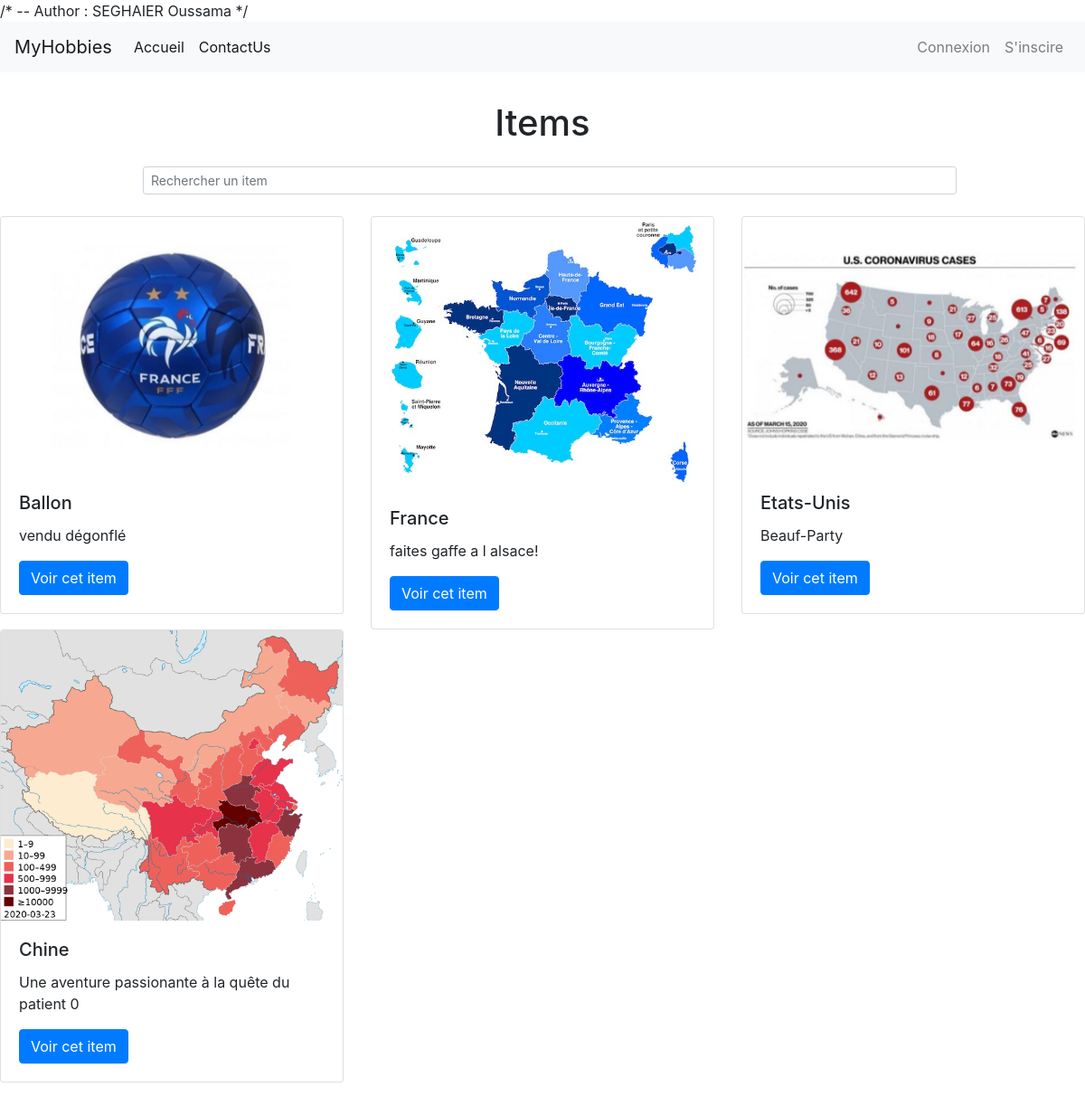
Page /?action=viewItemsByCategory&categoryId=2 on the committed database.
### tables this page shows
CREATE TABLE `Items` (
  `itemID` int(11) NOT NULL AUTO_INCREMENT PRIMARY KEY,
  `classID` int(11) NOT NULL,
  `name` varchar(100) NOT NULL,
  `imgURL` varchar(100) NOT NULL,
  `category` varchar(100) NOT NULL,
  `Description` text NOT NULL,
  `userID` int(11) NOT NULL,
  `note` decimal(10,0) DEFAULT NULL
);

### Index.php (called while the page is built, shortened)
<?php
    $myResource = new Router();
    $myResource->routeRequest();
?>

### model/Item.php (called while the page is built, shortened)
<?php
class Item
{
    private $itemList;
    public function getItemList(){
        return $this->itemList;
    }
    public function listItemsByCategory($categoryID)
    {
        $pdo = DBConfig::openConnection();
        $query = $pdo->prepare('SELECT itemID, classID, name, imgURL, category, Description, userID, note
                                        FROM Items
                                        WHERE classID = :categoryID');
        $query->bindValue(':categoryID', $categoryID, PDO::PARAM_INT);
        $query->execute();
        $data = $query->fetchAll();
        $this->itemList = $data;
    }
}

### view/itemView.php (the view, shortened to what this page needs)
<section class="my-3">
    <div class="py-3">
        <h1 class="text-center">Items</h1>
    </div>
    <?php $itemList = $this->item->getItemList(); ?>
    <form class="form-inline d-flex justify-content-center md-form form-sm mt-0 mb-4" method="post" action="?action=searchItem">
        <input class="form-control form-control-sm ml-3 w-75" name="title" type="text" placeholder="Rechercher un item" aria-label="Rechercher">
    </form>
    <div class="row">
        <?php foreach ($itemList as $item) : ?>
            <div class="col-lg-4 col-lg-offset-1">
                <div class="card">
                    <?php echo '<img src = "' . $item['imgURL'] . '" class="card-img-top">'; ?>
                    <div class="card-body">
                        <h5 class="card-title"> <?= $item['name'] ?> </h5>
                        <p class="card-text"> <?= $item['Description'] ?> </p>
                        <?php echo '<a href="?action=viewDetailedItem&itemID=' . $item['itemID'] . '" class="btn btn-primary"> Voir cet item </a>'; ?>
                        <br />
                    </div>
                </div>
            </div>
        <?php endforeach; ?>
    </div>
</section>
<?php require('template.php'); ?>

### rows in the picture
items: imgURL (picture), name "Ballon", Description "vendu dégonflé"
items: imgURL (picture), name "France", Description "faites gaffe a l alsace!"
items: imgURL (picture), name "Etats-Unis", Description "Beauf-Party"
items: imgURL (picture), name "Chine", Description "Une aventure passionante à la quête du patient 0"
